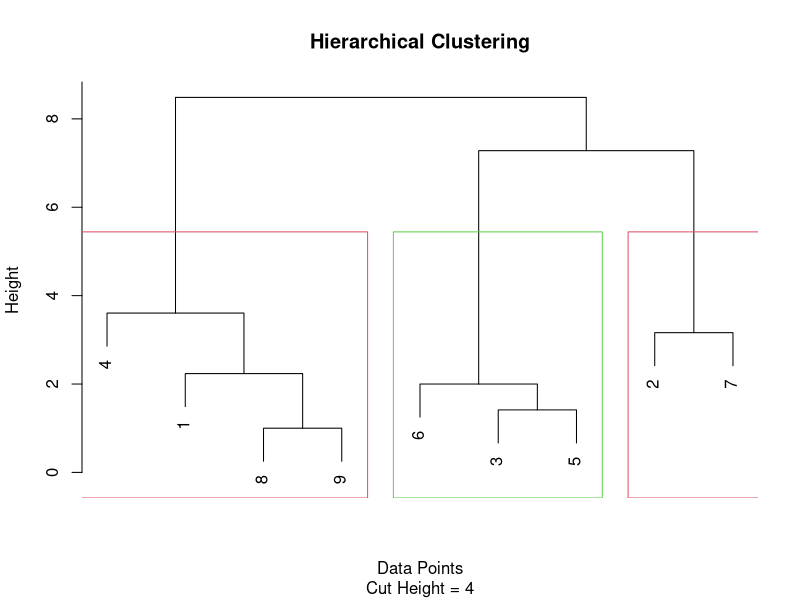

Write the R code that produced this figure.
# Load necessary libraries
library(cluster)
library(ggplot2)

# Numeric dataset
X <- c(2, 2, 8, 5, 7, 6, 1, 4, 3)
Y <- c(10, 5, 4, 8, 5, 4, 2, 9, 9)

# Combine the variables into a matrix
data_matrix <- cbind(X, Y)

# Perform hierarchical clustering
hc_result <- hclust(dist(data_matrix))

# Cut the dendrogram to create clusters (you can adjust the height as needed)
cut_height <- 4
clusters <- cutree(hc_result, h = cut_height)

# Display the cluster assignments
cat("Cluster Assignments:", clusters, "\n")

# Plot the dendrogram with cluster assignments
plot(hc_result, main = "Hierarchical Clustering", xlab = "Data Points", sub = paste("Cut Height =", cut_height))
rect.hclust(hc_result, k = length(unique(clusters)), border = 2:length(unique(clusters)))

# Performance metric - Silhouette Score
silhouette_score <- silhouette(clusters, dist(data_matrix))
cat("Silhouette Score:", mean(silhouette_score[, "sil_width"]), "\n")
